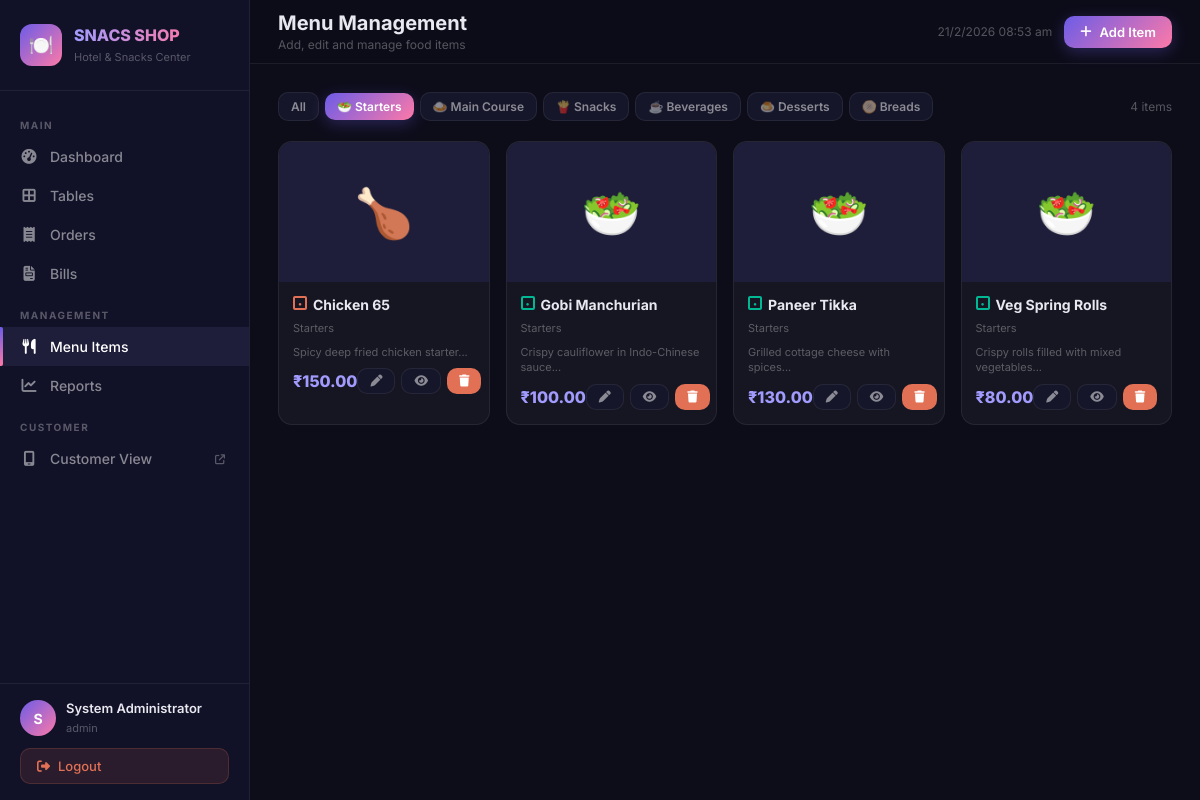
The app's page /admin/menu.php?cat=1 (signed in) with its own data.
### tables this page shows
CREATE TABLE `menu_categories` (
  `id` INT(11) NOT NULL AUTO_INCREMENT,
  `name` VARCHAR(100) NOT NULL,
  `icon` VARCHAR(50) DEFAULT '🍽️',
  `sort_order` INT(11) NOT NULL DEFAULT 0,
  `is_active` TINYINT(1) NOT NULL DEFAULT 1,
  PRIMARY KEY (`id`)
);

CREATE TABLE `menu_items` (
  `id` INT(11) NOT NULL AUTO_INCREMENT,
  `category_id` INT(11) NOT NULL,
  `name` VARCHAR(200) NOT NULL,
  `description` TEXT DEFAULT NULL,
  `price` DECIMAL(10,2) NOT NULL,
  `image` VARCHAR(255) DEFAULT NULL,
  `is_veg` TINYINT(1) NOT NULL DEFAULT 1,
  `is_available` TINYINT(1) NOT NULL DEFAULT 1,
  `is_deleted` TINYINT(1) NOT NULL DEFAULT 0,
  `sort_order` INT(11) NOT NULL DEFAULT 0,
  `created_at` TIMESTAMP NOT NULL DEFAULT CURRENT_TIMESTAMP,
  `updated_at` TIMESTAMP NOT NULL DEFAULT CURRENT_TIMESTAMP ON UPDATE CURRENT_TIMESTAMP,
  PRIMARY KEY (`id`),
  KEY `category_id` (`category_id`),
  CONSTRAINT `fk_menu_category` FOREIGN KEY (`category_id`) REFERENCES `menu_categories` (`id`) ON DELETE CASCADE
);

### config/database.php (called while the page is built, shortened)
<?php
class Database {
    private static $instance = null;
    private $pdo;
    private function __construct() {
        $dsn = "mysql:host=" . DB_HOST . ";dbname=" . DB_NAME . ";charset=" . DB_CHARSET;
        $options = [
            PDO::ATTR_ERRMODE            => PDO::ERRMODE_EXCEPTION,
            PDO::ATTR_DEFAULT_FETCH_MODE => PDO::FETCH_ASSOC,
            PDO::ATTR_EMULATE_PREPARES   => false,
        ];
        try {
            $this->pdo = new PDO($dsn, DB_USER, DB_PASS, $options);
        } catch (PDOException $e) {
            die(json_encode(['error' => 'Database connection failed: ' . $e->getMessage()]));
        }
    }
    public static function getInstance() {
        if (self::$instance === null) {
            self::$instance = new self();
        }
        return self::$instance;
    }
    public function query($sql, $params = []) {
        $stmt = $this->pdo->prepare($sql);
        $stmt->execute($params);
        return $stmt;
    }
    public function fetchAll($sql, $params = []) {
        return $this->query($sql, $params)->fetchAll();
    }
}
function db() {
    return Database::getInstance();
}

### config/config.php (called while the page is built, shortened)
<?php
require_once __DIR__ . '/database.php';
function formatCurrency($amount) {
    return CURRENCY . number_format($amount, 2);
}

### admin/menu.php (the view, shortened to what this page needs)
<?php
require_once __DIR__ . '/../config/config.php';
$topbarActions = '<a href="javascript:void(0)" onclick="openAddItemModal()" class="topbar-btn btn-primary"><i class="fa fa-plus"></i> Add Item</a>';
$categories = db()->fetchAll("SELECT * FROM menu_categories WHERE is_active=1 ORDER BY sort_order");
$selectedCat = isset($_GET['cat']) ? (int)$_GET['cat'] : 0;
$sql = "SELECT m.*, c.name as category_name FROM menu_items m JOIN menu_categories c ON m.category_id=c.id WHERE m.is_deleted=0";
$params = [];
if ($selectedCat) { $sql .= " AND m.category_id=?"; $params[] = $selectedCat; }
$sql .= " ORDER BY c.sort_order, m.sort_order, m.name";
$items = db()->fetchAll($sql, $params);
include __DIR__ . '/partials/header.php';
?>
<div style="display:flex;gap:6px;flex-wrap:wrap;margin-bottom:20px;align-items:center">
    <a href="menu.php" class="topbar-btn <?= $selectedCat?'btn-secondary':'btn-primary' ?> btn-sm">All</a>
    <?php foreach($categories as $c): ?>
    <a href="menu.php?cat=<?= $c['id'] ?>" class="topbar-btn <?= $selectedCat==$c['id']?'btn-primary':'btn-secondary' ?> btn-sm"><?= $c['icon'] ?> <?= $c['name'] ?></a>
    <?php endforeach; ?>
    <span style="margin-left:auto;color:var(--text-muted);font-size:12px"><?= count($items) ?> items</span>
</div>
<?php if (empty($items)): ?>
<div class="empty-state"><div class="empty-icon">🍽️</div><h3>No items found</h3><p>Add your first menu item using the button above.</p></div>
<?php else: ?>
<div class="menu-grid">
<?php foreach ($items as $item): ?>
<div class="menu-item-card <?= !$item['is_available']?'unavailable':'' ?>" id="item-<?= $item['id'] ?>">
    <div class="item-img">
        <?php if ($item['image'] && file_exists(UPLOAD_PATH . $item['image'])): ?>
        <img src="<?= UPLOAD_URL . $item['image'] ?>" alt="<?= htmlspecialchars($item['name']) ?>">
        <?php else: ?>
        <?= $item['is_veg'] ? '🥗' : '🍗' ?>
        <?php endif; ?>
    </div>
    <div class="item-body">
        <div style="display:flex;align-items:flex-start;gap:6px;margin-bottom:4px">
            <span class="veg-dot <?= $item['is_veg']?'veg':'nonveg' ?>"></span>
            <div class="item-name"><?= htmlspecialchars($item['name']) ?></div>
        </div>
        <div class="item-cat"><?= $item['category_name'] ?></div>
        <?php if ($item['description']): ?>
        <div style="font-size:11px;color:var(--text-muted);margin-bottom:8px;line-height:1.4"><?= htmlspecialchars(substr($item['description'],0,60)) ?>...</div>
        <?php endif; ?>
        <div class="item-footer">
            <div class="item-price"><?= formatCurrency($item['price']) ?></div>
            <div class="item-actions">
                <button class="topbar-btn btn-secondary btn-sm" onclick='editItem(<?= json_encode($item) ?>)' title="Edit"><i class="fa fa-pen"></i></button>
                <button class="topbar-btn btn-secondary btn-sm" onclick="toggleAvailability(<?= $item['id'] ?>, <?= $item['is_available'] ?>)" title="Toggle availability"><i class="fa fa-<?= $item['is_available']?'eye':'eye-slash' ?>"></i></button>
                <button class="topbar-btn btn-danger btn-sm" onclick="deleteItem(<?= $item['id'] ?>, '<?= addslashes($item['name']) ?>')" title="Delete"><i class="fa fa-trash"></i></button>
            </div>
        </div>
    </div>
</div>
<?php endforeach; ?>
</div>
<?php endif; ?>
<?php include __DIR__ . '/partials/footer.php'; ?>

### assets/css/admin.css (style rules this page uses)
:root { --primary: #6c5ce7; --primary-light: #a29bfe; --accent: #fd79a8; --success: #00b894; --warning: #fdcb6e; --danger: #e17055; --info: #74b9ff; --bg-dark: #0d0d1a; --bg-card: #16162a; --bg-sidebar: #111127; --bg-hover: #1e1e3a; --border: rgba(255,255,255,0.07); --text-primary: #e8e8f0; --text-secondary: rgba(255,255,255,0.5); --text-muted: rgba(255,255,255,0.3); --sidebar-width: 250px; --header-height: 64px; --border-radius: 12px; --shadow: 0 4px 24px rgba(0,0,0,0.3); --table-available: #2d3748; --table-unpaid: rgba(225,112,85,0.15); --table-paid: rgba(0,184,148,0.15); --table-unpaid-border: #e17055; --table-paid-border: #00b894; }
* { margin: 0; padding: 0; box-sizing: border-box; }
body { font-family: 'Inter', sans-serif; background: var(--bg-dark); color: var(--text-primary); min-height: 100vh; overflow-x: hidden; }
.topbar-btn { display: inline-flex; align-items: center; gap: 8px; padding: 8px 16px; border-radius: 10px; font-size: 13px; font-weight: 600; cursor: pointer; border: none; transition: all 0.2s; font-family: 'Inter', sans-serif; text-decoration: none; }
.btn-primary { background: linear-gradient(135deg, var(--primary), var(--accent)); color: #fff; box-shadow: 0 4px 15px rgba(108,92,231,0.3); }
.btn-secondary { background: var(--bg-card); color: var(--text-secondary); border: 1px solid var(--border); }
.btn-danger { background: var(--danger); color: #fff; }
.btn-sm { padding: 6px 12px; font-size: 12px; }
.menu-grid { display: grid; grid-template-columns: repeat(auto-fill, minmax(200px, 1fr)); gap: 16px; }
.menu-item-card { background: rgba(255,255,255,0.04); border: 1px solid var(--border); border-radius: 14px; overflow: hidden; transition: all 0.25s; position: relative; }
.menu-item-card .item-img { width: 100%; height: 140px; object-fit: cover; background: var(--bg-hover); display: flex; align-items: center; justify-content: center; font-size: 48px; }
.menu-item-card .item-body { padding: 14px; }
.menu-item-card .item-name { font-size: 14px; font-weight: 700; margin-bottom: 4px; }
.menu-item-card .item-cat { font-size: 11px; color: var(--text-muted); margin-bottom: 10px; }
.menu-item-card .item-footer { display: flex; align-items: center; justify-content: space-between; }
.menu-item-card .item-price { font-size: 16px; font-weight: 800; color: var(--primary-light); }
.menu-item-card .item-actions { display: flex; gap: 6px; }
.veg-dot { width: 14px; height: 14px; border: 2px solid; border-radius: 2px; display: inline-flex; align-items: center; justify-content: center; flex-shrink: 0; }
.veg-dot.veg { border-color: var(--success); }
.veg-dot.veg::after { content: '●'; color: var(--success); font-size: 6px; }
.veg-dot.nonveg { border-color: var(--danger); }
.veg-dot.nonveg::after { content: '●'; color: var(--danger); font-size: 6px; }

### records on screen
menu_categories: icon "🥗", name "Starters"
menu_categories: icon "🍛", name "Main Course"
menu_categories: icon "🍟", name "Snacks"
menu_categories: icon "☕", name "Beverages"
menu_categories: icon "🍮", name "Desserts"
menu_categories: icon "🫓", name "Breads"
menu_items: is_veg 0 (drawn), name "Chicken 65", category.name "Starters", description "Spicy deep fried chicken starter", price "₹150.00", is_available 1 (drawn)
menu_items: is_veg 1 (drawn), name "Gobi Manchurian", category.name "Starters", description "Crispy cauliflower in Indo-Chinese sauce", price "₹100.00", is_available 1 (drawn)
menu_items: is_veg 1 (drawn), name "Paneer Tikka", category.name "Starters", description "Grilled cottage cheese with spices", price "₹130.00", is_available 1 (drawn)
menu_items: is_veg 1 (drawn), name "Veg Spring Rolls", category.name "Starters", description "Crispy rolls filled with mixed vegetables", price "₹80.00", is_available 1 (drawn)

### other values on screen
APP_NAME "SNACS SHOP"
APP_TAGLINE "Hotel & Snacks Center"
substr($admin['full_name'] ?? 'A', 0, 1) "S"
$admin['full_name'] "System Administrator"
$admin['role'] "admin"
$pageTitle "Menu Management"
$pageSubtitle "Add, edit and manage food items"
count($items) "4"
